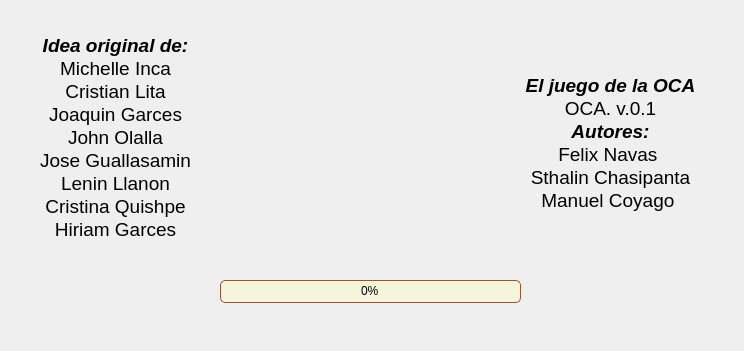
<?xml version="1.0" encoding="UTF-8"?>
<ui version="4.0">
 <class>Inicio</class>
 <widget class="QDialog" name="Inicio">
  <property name="geometry">
   <rect>
    <x>0</x>
    <y>0</y>
    <width>744</width>
    <height>351</height>
   </rect>
  </property>
  <property name="windowTitle">
   <string>Dialog</string>
  </property>
  <property name="styleSheet">
   <string notr="true"/>
  </property>
  <widget class="QLabel" name="Fondo">
   <property name="geometry">
    <rect>
     <x>-230</x>
     <y>-100</y>
     <width>1001</width>
     <height>471</height>
    </rect>
   </property>
   <property name="styleSheet">
    <string notr="true">font: 9pt &quot;Segoe Print&quot;;</string>
   </property>
   <property name="text">
    <string/>
   </property>
   <property name="pixmap">
    <pixmap resource="Resource.qrc">:/Resources/vintage_paper_background_2708.jpg</pixmap>
   </property>
  </widget>
  <widget class="QTextEdit" name="textEdit">
   <property name="geometry">
    <rect>
     <x>480</x>
     <y>70</y>
     <width>261</width>
     <height>241</height>
    </rect>
   </property>
   <property name="styleSheet">
    <string notr="true">background-color: transparent;

                             border: none;
</string>
   </property>
   <property name="readOnly">
    <bool>true</bool>
   </property>
   <property name="html">
    <string>&lt;!DOCTYPE HTML PUBLIC &quot;-//W3C//DTD HTML 4.0//EN&quot; &quot;http://www.w3.org/TR/REC-html40/strict.dtd&quot;&gt;
&lt;html&gt;&lt;head&gt;&lt;meta name=&quot;qrichtext&quot; content=&quot;1&quot; /&gt;&lt;meta charset=&quot;utf-8&quot; /&gt;&lt;style type=&quot;text/css&quot;&gt;
p, li { white-space: pre-wrap; }
hr { height: 1px; border-width: 0; }
li.unchecked::marker { content: &quot;\2610&quot;; }
li.checked::marker { content: &quot;\2612&quot;; }
&lt;/style&gt;&lt;/head&gt;&lt;body style=&quot; font-family:'Segoe UI'; font-size:9pt; font-weight:400; font-style:normal;&quot;&gt;
&lt;p align=&quot;center&quot; style=&quot; margin-top:0px; margin-bottom:0px; margin-left:0px; margin-right:0px; -qt-block-indent:0; text-indent:0px;&quot;&gt;&lt;span style=&quot; font-size:14pt; font-weight:704; font-style:italic;&quot;&gt;El juego de la OCA&lt;/span&gt;&lt;/p&gt;
&lt;p align=&quot;center&quot; style=&quot; margin-top:0px; margin-bottom:0px; margin-left:0px; margin-right:0px; -qt-block-indent:0; text-indent:0px;&quot;&gt;&lt;span style=&quot; font-size:14pt;&quot;&gt;OCA. v.0.1&lt;/span&gt;&lt;/p&gt;
&lt;p align=&quot;center&quot; style=&quot; margin-top:0px; margin-bottom:0px; margin-left:0px; margin-right:0px; -qt-block-indent:0; text-indent:0px;&quot;&gt;&lt;span style=&quot; font-size:14pt; font-weight:704; font-style:italic;&quot;&gt;Autores:&lt;/span&gt;&lt;/p&gt;
&lt;p align=&quot;center&quot; style=&quot; margin-top:0px; margin-bottom:0px; margin-left:0px; margin-right:0px; -qt-block-indent:0; text-indent:0px;&quot;&gt;&lt;span style=&quot; font-size:14pt;&quot;&gt;Felix Navas &lt;/span&gt;&lt;/p&gt;
&lt;p align=&quot;center&quot; style=&quot; margin-top:0px; margin-bottom:0px; margin-left:0px; margin-right:0px; -qt-block-indent:0; text-indent:0px;&quot;&gt;&lt;span style=&quot; font-size:14pt;&quot;&gt;Sthalin Chasipanta&lt;/span&gt;&lt;/p&gt;
&lt;p align=&quot;center&quot; style=&quot; margin-top:0px; margin-bottom:0px; margin-left:0px; margin-right:0px; -qt-block-indent:0; text-indent:0px;&quot;&gt;&lt;span style=&quot; font-size:14pt;&quot;&gt;Manuel Coyago &lt;/span&gt;&lt;/p&gt;
&lt;p align=&quot;center&quot; style=&quot;-qt-paragraph-type:empty; margin-top:0px; margin-bottom:0px; margin-left:0px; margin-right:0px; -qt-block-indent:0; text-indent:0px;&quot;&gt;&lt;br /&gt;&lt;/p&gt;
&lt;p align=&quot;center&quot; style=&quot;-qt-paragraph-type:empty; margin-top:0px; margin-bottom:0px; margin-left:0px; margin-right:0px; -qt-block-indent:0; text-indent:0px; font-size:14pt;&quot;&gt;&lt;br /&gt;&lt;/p&gt;
&lt;p align=&quot;center&quot; style=&quot;-qt-paragraph-type:empty; margin-top:0px; margin-bottom:0px; margin-left:0px; margin-right:0px; -qt-block-indent:0; text-indent:0px; font-size:14pt;&quot;&gt;&lt;br /&gt;&lt;/p&gt;&lt;/body&gt;&lt;/html&gt;</string>
   </property>
  </widget>
  <widget class="QLabel" name="label">
   <property name="geometry">
    <rect>
     <x>250</x>
     <y>40</y>
     <width>231</width>
     <height>221</height>
    </rect>
   </property>
   <property name="styleSheet">
    <string notr="true">image: url(:/Resources/logo.png);</string>
   </property>
   <property name="text">
    <string/>
   </property>
  </widget>
  <widget class="QTextEdit" name="textEdit_2">
   <property name="geometry">
    <rect>
     <x>30</x>
     <y>30</y>
     <width>171</width>
     <height>261</height>
    </rect>
   </property>
   <property name="styleSheet">
    <string notr="true">
QTextEdit {
    color: black;
background-color: transparent;
                             border: none;
}</string>
   </property>
   <property name="readOnly">
    <bool>true</bool>
   </property>
   <property name="html">
    <string>&lt;!DOCTYPE HTML PUBLIC &quot;-//W3C//DTD HTML 4.0//EN&quot; &quot;http://www.w3.org/TR/REC-html40/strict.dtd&quot;&gt;
&lt;html&gt;&lt;head&gt;&lt;meta name=&quot;qrichtext&quot; content=&quot;1&quot; /&gt;&lt;meta charset=&quot;utf-8&quot; /&gt;&lt;style type=&quot;text/css&quot;&gt;
p, li { white-space: pre-wrap; }
hr { height: 1px; border-width: 0; }
li.unchecked::marker { content: &quot;\2610&quot;; }
li.checked::marker { content: &quot;\2612&quot;; }
&lt;/style&gt;&lt;/head&gt;&lt;body style=&quot; font-family:'Segoe UI'; font-size:9pt; font-weight:400; font-style:normal;&quot;&gt;
&lt;p align=&quot;center&quot; style=&quot; margin-top:0px; margin-bottom:0px; margin-left:0px; margin-right:0px; -qt-block-indent:0; text-indent:0px;&quot;&gt;&lt;span style=&quot; font-size:14pt; font-weight:704; font-style:italic;&quot;&gt;Idea original de:&lt;/span&gt;&lt;/p&gt;
&lt;p align=&quot;center&quot; style=&quot; margin-top:0px; margin-bottom:0px; margin-left:0px; margin-right:0px; -qt-block-indent:0; text-indent:0px;&quot;&gt;&lt;span style=&quot; font-size:14pt; color:#000000;&quot;&gt;Michelle Inca&lt;/span&gt;&lt;/p&gt;
&lt;p align=&quot;center&quot; style=&quot; margin-top:0px; margin-bottom:0px; margin-left:0px; margin-right:0px; -qt-block-indent:0; text-indent:0px;&quot;&gt;&lt;span style=&quot; font-size:14pt; color:#000000;&quot;&gt;Cristian Lita&lt;/span&gt;&lt;/p&gt;
&lt;p align=&quot;center&quot; style=&quot; margin-top:0px; margin-bottom:0px; margin-left:0px; margin-right:0px; -qt-block-indent:0; text-indent:0px;&quot;&gt;&lt;span style=&quot; font-size:14pt; color:#000000;&quot;&gt;Joaquin Garces&lt;/span&gt;&lt;/p&gt;
&lt;p align=&quot;center&quot; style=&quot; margin-top:0px; margin-bottom:0px; margin-left:0px; margin-right:0px; -qt-block-indent:0; text-indent:0px;&quot;&gt;&lt;span style=&quot; font-size:14pt; color:#000000;&quot;&gt;John Olalla&lt;/span&gt;&lt;/p&gt;
&lt;p align=&quot;center&quot; style=&quot; margin-top:0px; margin-bottom:0px; margin-left:0px; margin-right:0px; -qt-block-indent:0; text-indent:0px;&quot;&gt;&lt;span style=&quot; font-size:14pt; color:#000000;&quot;&gt;Jose Guallasamin&lt;/span&gt;&lt;/p&gt;
&lt;p align=&quot;center&quot; style=&quot; margin-top:0px; margin-bottom:0px; margin-left:0px; margin-right:0px; -qt-block-indent:0; text-indent:0px;&quot;&gt;&lt;span style=&quot; font-size:14pt; color:#000000;&quot;&gt;Lenin Llanon&lt;/span&gt;&lt;/p&gt;
&lt;p align=&quot;center&quot; style=&quot; margin-top:0px; margin-bottom:0px; margin-left:0px; margin-right:0px; -qt-block-indent:0; text-indent:0px;&quot;&gt;&lt;span style=&quot; font-size:14pt; color:#000000;&quot;&gt;Cristina Quishpe&lt;/span&gt;&lt;/p&gt;
&lt;p align=&quot;center&quot; style=&quot; margin-top:0px; margin-bottom:0px; margin-left:0px; margin-right:0px; -qt-block-indent:0; text-indent:0px;&quot;&gt;&lt;span style=&quot; font-size:14pt; color:#000000;&quot;&gt;Hiriam Garces&lt;/span&gt;&lt;/p&gt;&lt;/body&gt;&lt;/html&gt;</string>
   </property>
  </widget>
  <widget class="QProgressBar" name="barraCarga">
   <property name="geometry">
    <rect>
     <x>220</x>
     <y>280</y>
     <width>301</width>
     <height>23</height>
    </rect>
   </property>
   <property name="styleSheet">
    <string notr="true">QProgressBar {
    background-color: #F5F5DC; /* Café claro */
    border: 1px solid #A0522D; /* Café oscuro más claro */
    border-radius: 5px;
    height: 20px;
text-align: center; /* Centrar el valor de carga */
}

QProgressBar::chunk {
    background-color: #A0522D; /* Café oscuro más claro */
    border-radius: 5px;
}
</string>
   </property>
   <property name="value">
    <number>0</number>
   </property>
   <property name="textVisible">
    <bool>true</bool>
   </property>
   <property name="invertedAppearance">
    <bool>false</bool>
   </property>
   <property name="textDirection">
    <enum>QProgressBar::TopToBottom</enum>
   </property>
  </widget>
 </widget>
 <resources>
  <include location="Resource.qrc"/>
 </resources>
 <connections/>
</ui>
